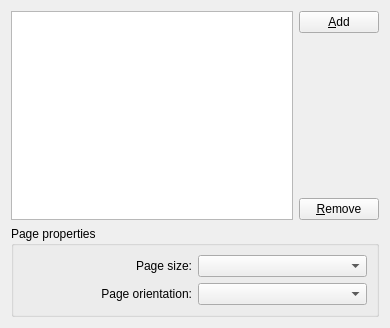
<?xml version="1.0" encoding="UTF-8"?>
<ui version="4.0">
 <class>pageWizardPage</class>
 <widget class="QWizardPage" name="pageWizardPage">
  <property name="geometry">
   <rect>
    <x>0</x>
    <y>0</y>
    <width>390</width>
    <height>328</height>
   </rect>
  </property>
  <property name="windowTitle">
   <string>WizardPage</string>
  </property>
  <property name="title">
   <string>Setup pages</string>
  </property>
  <property name="subTitle">
   <string>Please add one or more pages. To continue you have to add at least one page.</string>
  </property>
  <layout class="QGridLayout" name="gridLayout_2">
   <item row="0" column="0">
    <widget class="QListWidget" name="pagesList"/>
   </item>
   <item row="0" column="1">
    <layout class="QVBoxLayout" name="verticalLayout">
     <item>
      <widget class="QPushButton" name="addPage">
       <property name="text">
        <string>&amp;Add</string>
       </property>
      </widget>
     </item>
     <item>
      <spacer name="verticalSpacer">
       <property name="orientation">
        <enum>Qt::Vertical</enum>
       </property>
       <property name="sizeHint" stdset="0">
        <size>
         <width>20</width>
         <height>28</height>
        </size>
       </property>
      </spacer>
     </item>
     <item>
      <widget class="QPushButton" name="removePage">
       <property name="text">
        <string>&amp;Remove</string>
       </property>
      </widget>
     </item>
    </layout>
   </item>
   <item row="1" column="0" colspan="2">
    <widget class="QGroupBox" name="groupBox">
     <property name="title">
      <string>Page properties</string>
     </property>
     <layout class="QGridLayout" name="gridLayout">
      <item row="0" column="0">
       <widget class="QLabel" name="label">
        <property name="text">
         <string>Page size:</string>
        </property>
        <property name="alignment">
         <set>Qt::AlignRight|Qt::AlignTrailing|Qt::AlignVCenter</set>
        </property>
       </widget>
      </item>
      <item row="0" column="1">
       <widget class="QComboBox" name="pageSize"/>
      </item>
      <item row="1" column="0">
       <widget class="QLabel" name="label_2">
        <property name="text">
         <string>Page orientation:</string>
        </property>
        <property name="alignment">
         <set>Qt::AlignRight|Qt::AlignTrailing|Qt::AlignVCenter</set>
        </property>
       </widget>
      </item>
      <item row="1" column="1">
       <widget class="QComboBox" name="pageOrientation"/>
      </item>
     </layout>
    </widget>
   </item>
  </layout>
 </widget>
 <resources/>
 <connections/>
</ui>
